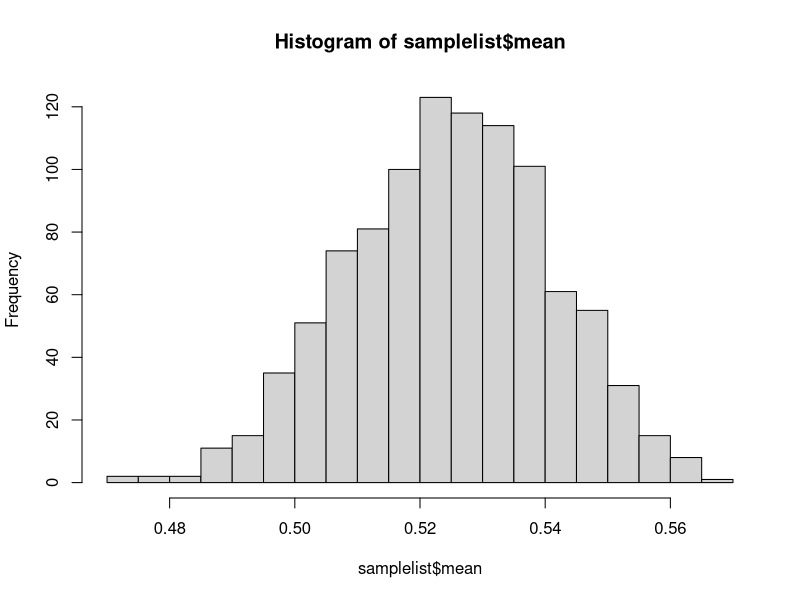
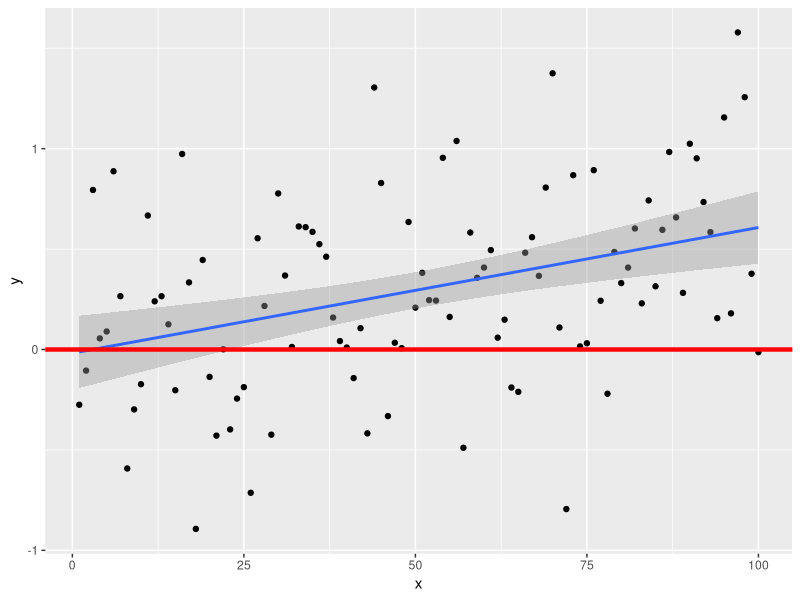

Write the R code that produced these figures, in order.
## ---- chunk 1
library(tidyverse)

# Set random number generator seed to ensure replicability
set.seed(66502)

# Simulate some data for population
voters <- tibble(party = c(rep("Democrat", 105000), rep("Republican", 95000)))

# Check the relative counts
table(voters$party)

# Check the percentage 
percent <- sum(grepl("Democrat", voters$party))/length(voters$party)
print(percent)

# Draw one from the population
sample.small <- sample(voters$party, size = 1)
print(sample.small)


# Let's gather a slightly larger sample
sample.medium <- sample(voters$party, size = 20)
percent.medium <- sum(grepl("Democrat", sample.medium))/length(sample.medium)
print(percent.medium)


# Now let's get a BIG sample
sample.large <- sample(voters$party, size = 1000)
percent.large <- sum(grepl("Democrat", sample.large))/length(sample.large)
print(percent.large)


# Now let's do that a lot!
samplelist <- tibble(mean = rep(NA, 1000)) |> 
  rowwise() |> 
  mutate(mean = (sum(grepl("Democrat", sample(voters$party, size = 1000)))/1000))

# Show distribution of sample means
hist(samplelist$mean, breaks = 30)

# Print the mean of the sampling means
print(mean(samplelist$mean))

## ---- chunk 2
set.seed(123)
x <- seq(1, 100, 1)
error <- rnorm(100, 0, 0.5)
y = 0 + 0.005 * x + error

data <- tibble(x = x,
               y = y)


ggplot(data, aes(x = x, y = y)) +
  geom_point() +
  geom_smooth(method = "lm") + 
  geom_hline(yintercept = 0, size = 1.5, color = "red")
